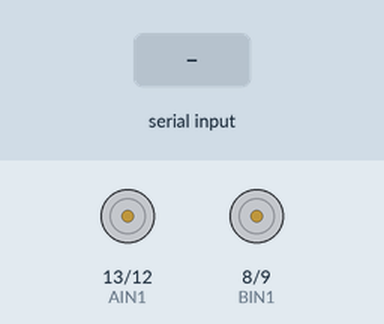
Simulated run of this sketch. Board: Arduino Uno, built with avr-gcc and run on an emulated ATmega328P. Parts: motor-driver pin pairs drawn as motors (green arrow = first pin HIGH = forward, orange = second pin HIGH = backward, longer = more drive, scaled by the enable pin). The test bench sets the inputs (shaded band). What the sketch prints to the serial monitor is not drawn.

Above: at 1.2 s.
1.3 s: "1" received over Serial
At 2.5 s:
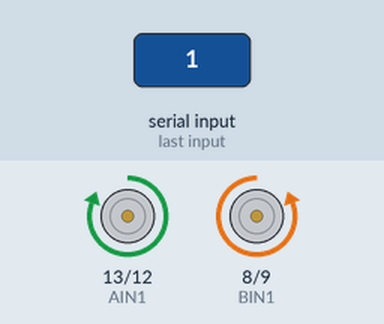
2.8 s: "0" received over Serial
At 3.7 s:
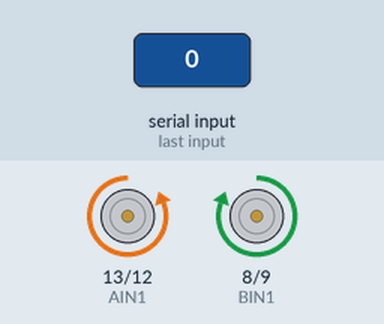
Timing chart, 0 to 5.8 s (numbered marks = the images above; inputs shaded):
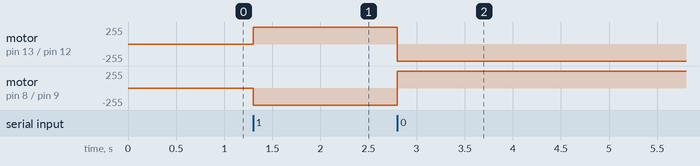

Measured:
- after the input at 1.3 s, motor on pin 13 (AIN1) / pin 12 (AIN2): stopped → forward 255/255 at once; motor on pin 8 (BIN1) / pin 9 (BIN2): stopped → backward 255/255 at once
- after the input at 2.8 s, motor on pin 13 (AIN1) / pin 12 (AIN2): forward 255/255 → backward 255/255 at once; motor on pin 8 (BIN1) / pin 9 (BIN2): backward 255/255 → forward 255/255 at once

The sketch:

test_connection.ino
```cpp
//the right motor will be controlled by the motor A pins on the motor driver
const int AIN1 = 13;           //control pin 1 on the motor driver for the right motor
const int AIN2 = 12;            //control pin 2 on the motor driver for the right motor
const int PWMA = 11;            //speed control pin on the motor driver for the right motor

//the left motor will be controlled by the motor B pins on the motor driver
const int PWMB = 10;           //speed control pin on the motor driver for the left motor
const int BIN2 = 9;           //control pin 2 on the motor driver for the left motor
const int BIN1 = 8;           //control pin 1 on the motor driver for the left motor


//distance variables
const int trigPin = 6;
const int echoPin = 5;

int switchPin = 7;             //switch to turn the robot on and off

float distance = 0;            //variable to store the distance measured by the distance sensor
float l_distance = 0;
float r_distance = 0;

//robot behaviour variables
int backupTime = 300;           //amount of time that the robot will back up when it senses an object
int turnTime = 200;             //amount that the robot will turn once it has backed up
int oneEightyTime = 1800;

//test connection from python to arduino
// write to python
void setup()
{
  pinMode(trigPin, OUTPUT);       //this pin will send ultrasonic pulses out from the distance sensor
  pinMode(echoPin, INPUT);        //this pin will sense when the pulses reflect back to the distance sensor

  pinMode(switchPin, INPUT_PULLUP);   //set this as a pullup to sense whether the switch is flipped


  //set the motor control pins as outputs
  pinMode(AIN1, OUTPUT);
  pinMode(AIN2, OUTPUT);
  pinMode(PWMA, OUTPUT);

  pinMode(BIN1, OUTPUT);
  pinMode(BIN2, OUTPUT);
  pinMode(PWMB, OUTPUT);

  Serial.begin(115200); // use the same baud-rate as the python side
  Serial.print("Hello Python!");  //test the serial connection
}

void loop() {

  //delay(10000);
  // read from python
  if(Serial.available() > 0) {
    char data = Serial.read();
    char str[2];
    str[0] = data;
    if(data == '1'){
      rightMotor(255);
      leftMotor(255);
    }
    else{
      rightMotor(-255);
      leftMotor(-255);
    }
  }
  //Serial.println(1); // write a string
}

/********************************************************************************/
void rightMotor(int motorSpeed)                       //function for driving the right motor
{
  if (motorSpeed > 0)                                 //if the motor should drive forward (positive speed)
  {
    digitalWrite(AIN1, HIGH);                         //set pin 1 to high
    digitalWrite(AIN2, LOW);                          //set pin 2 to low
  }
  else if (motorSpeed < 0)                            //if the motor should drive backward (negative speed)
  {
    digitalWrite(AIN1, LOW);                          //set pin 1 to low
    digitalWrite(AIN2, HIGH);                         //set pin 2 to high
  }
  else                                                //if the motor should stop
  {
    digitalWrite(AIN1, LOW);                          //set pin 1 to low
    digitalWrite(AIN2, LOW);                          //set pin 2 to low
  }
  analogWrite(PWMA, abs(motorSpeed));                 //now that the motor direction is set, drive it at the entered speed
}

/********************************************************************************/
void leftMotor(int motorSpeed)                        //function for driving the left motor
{
  if (motorSpeed > 0)                                 //if the motor should drive forward (positive speed)
  {
    digitalWrite(BIN1, LOW);                         //set pin 1 to high
    digitalWrite(BIN2, HIGH);                          //set pin 2 to low
  }
  else if (motorSpeed < 0)                            //if the motor should drive backward (negative speed)
  {
    digitalWrite(BIN1, HIGH);                          //set pin 1 to low
    digitalWrite(BIN2, LOW);                         //set pin 2 to high
  }
  else                                                //if the motor should stop
  {
    digitalWrite(BIN1, LOW);                          //set pin 1 to low
    digitalWrite(BIN2, LOW);                          //set pin 2 to low
  }
  analogWrite(PWMB, abs(motorSpeed));                 //now that the motor direction is set, drive it at the entered speed
}
```
